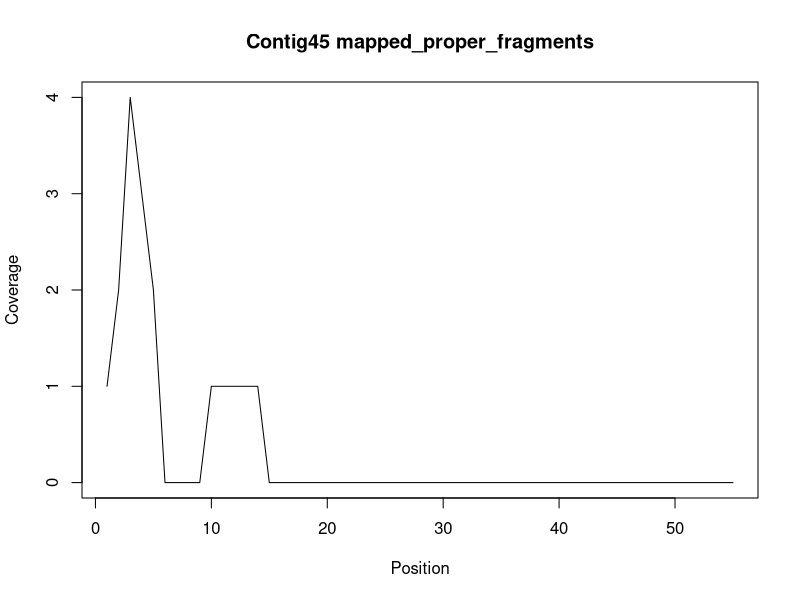

Recreate this plot in R.
pdf('/Users/ryanmoore/projects/wommack/recruitment_info/test_files/test_output/Contig45_cov_mapped_proper_fragments.pdf', width=8, height=5);plot(x=c(1, 2, 3, 4, 5, 6, 7, 8, 9, 10, 11, 12, 13, 14, 15, 16, 17, 18, 19, 20, 21, 22, 23, 24, 25, 26, 27, 28, 29, 30, 31, 32, 33, 34, 35, 36, 37, 38, 39, 40, 41, 42, 43, 44, 45, 46, 47, 48, 49, 50, 51, 52, 53, 54, 55), y=c(1, 2, 4, 3, 2, 0, 0, 0, 0, 1, 1, 1, 1, 1, 0, 0, 0, 0, 0, 0, 0, 0, 0, 0, 0, 0, 0, 0, 0, 0, 0, 0, 0, 0, 0, 0, 0, 0, 0, 0, 0, 0, 0, 0, 0, 0, 0, 0, 0, 0, 0, 0, 0, 0, 0), main='Contig45 mapped_proper_fragments', xlab='Position', ylab='Coverage', type='l');invisible(dev.off());